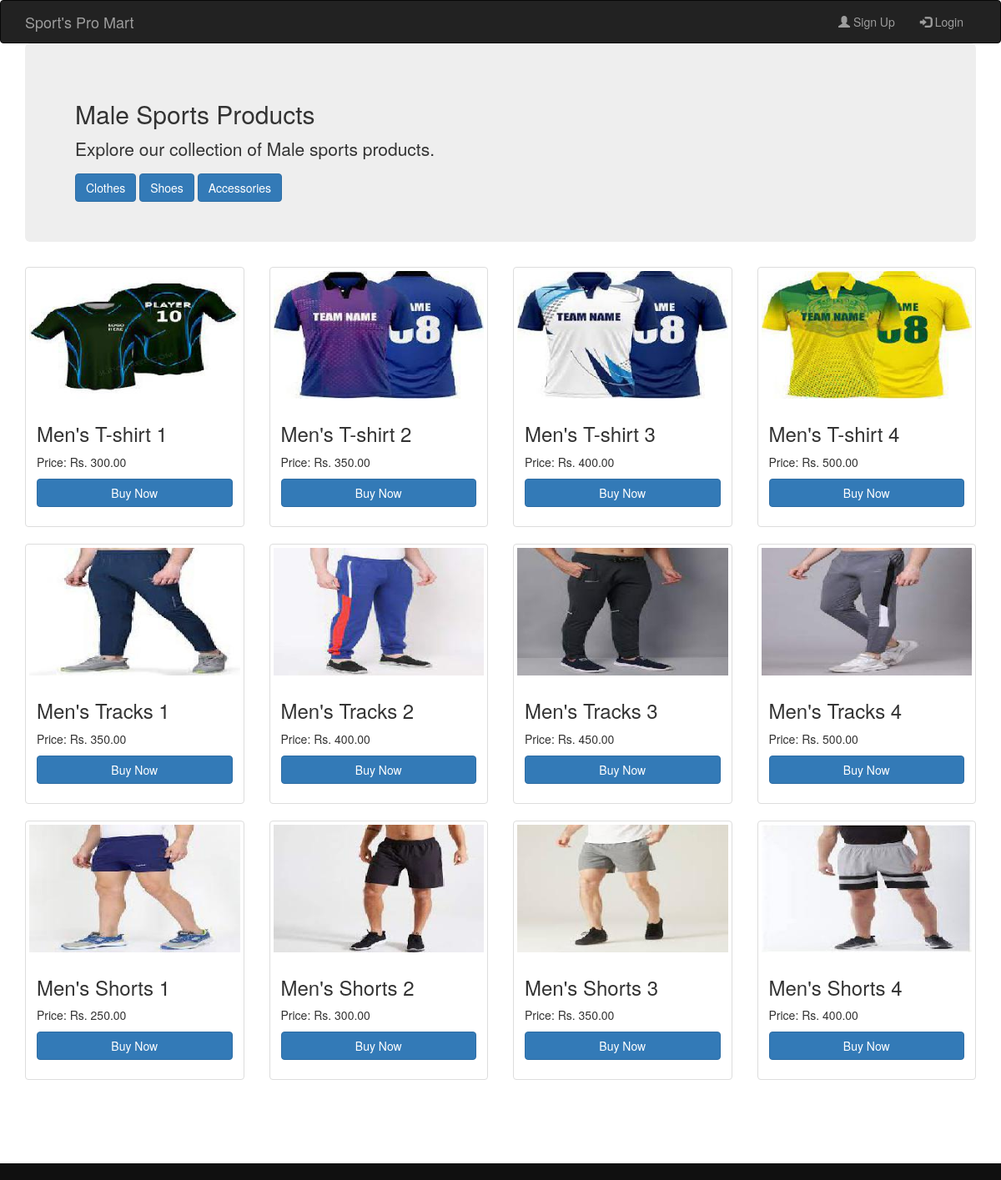
/productsM.php, run on the app's committed database.
### tables this page shows
CREATE TABLE `items` (
  `id` int(11) NOT NULL,
  `category` varchar(255) NOT NULL,
  `item_name` varchar(255) NOT NULL,
  `gender` varchar(10) NOT NULL,
  `size` varchar(5) DEFAULT NULL,
  `price` decimal(10,2) NOT NULL,
  `quantity` int(11) NOT NULL,
  `image_path` varchar(255) NOT NULL
);

### productsM.php (the view, shortened to what this page needs)
<?php
require 'check_if_added.php';
$category = isset($_GET['category']) ? $_GET['category'] : 'Clothes';
$categoryQuery = "SELECT DISTINCT category FROM items";
$categoryResult = mysqli_query($con, $categoryQuery);
$categories = [];
while ($row = mysqli_fetch_assoc($categoryResult)) {
    $categories[] = $row['category'];
}
?>
<!DOCTYPE html>
<html>
<head>
    <link rel="stylesheet" href="bootstrap/css/bootstrap.min.css" type="text/css">
    <link rel="stylesheet" href="css/style.css" type="text/css">
</head>
<body>
    <div>
        <?php
        require 'header.php';
        ?>
        <div class="container">
            <div class="jumbotron">
                <h2>Male Sports Products</h2>
                <p>Explore our collection of Male sports products.</p>
                <div>
                    <?php foreach ($categories as $cat) : ?>
                        <a href="?category=<?php echo $cat; ?>" class="btn btn-primary"><?php echo $cat; ?></a>
                    <?php endforeach; ?>
                </div>
            </div>
        </div>
        <div class="container">
            <div class="row">
                <?php
                $result = null;
                if ($category == 'Accessories') {
                    $query = "SELECT * FROM items WHERE category = '$category'";
                    $result = mysqli_query($con, $query);
                } else {
                    $query = "SELECT * FROM items WHERE gender = 'Male' AND category = '$category'";
                    $result = mysqli_query($con, $query);
                }
                $counter = 0;
                while ($row = mysqli_fetch_assoc($result)) {
                    $productID = $row['id'];
                    $productName = $row['item_name'];
                    $productPrice = $row['price'];
                    $imagePath = $row['image_path'];
                ?>
                    <div class="col-md-3">
                        <div class="thumbnail">
                            <a href="cart.php">
                                <img src="<?php echo $imagePath; ?>" alt="<?php echo $productName; ?>">
                            </a>
                            <div class="caption">
                                <h3><?php echo $productName; ?></h3>
                                <p>Price: Rs. <?php echo $productPrice; ?></p>
                                <?php if (!isset($_SESSION['email'])) {  ?>
                                    <p><a href="login.php" role="button" class="btn btn-primary btn-block">Buy Now</a></p>
                                <?php } else {
                                    if (check_if_added_to_cart($productID)) {
                                        echo '<a href="#" class="btn btn-block btn-success disabled">Added to cart</a>';
                                    } else {
                                        echo '<a href="cart_add.php?id=' . $productID . '" class="btn btn-block btn-warning">Add to cart</a>';
                                    }
                                }
                                ?>
                            </div>
                        </div>
                    </div>
                    <?php
                    $counter++;
                    if ($counter % 4 == 0) {
                        echo '</div><div class="row">';
                    }
                    ?>
                <?php } ?>
            </div>
        </div>
        <br><br><br><br><br>
        <footer class="footer">
        </footer>
    </div>
</body>
</html>

### header.php (shortened to what this page needs)
<nav class="navbar navbar-inverse navabar-fixed-top">
               <div class="container">
                   <div class="navbar-header">
                       <a href="index.php" class="navbar-brand">Sport's Pro Mart</a>
                   </div>
                   <div class="collapse navbar-collapse" id="myNavbar">
                       <ul class="nav navbar-nav navbar-right">
                           <?php
                           if(isset($_SESSION['email'])){
                           ?>
                           <li><a href="cart.php"><span class="glyphicon glyphicon-shopping-cart"></span> Cart</a></li>
                           <li><a href="settings.php"><span class="glyphicon glyphicon-cog"></span> Settings</a></li>
                           <li><a href="logout.php"><span class="glyphicon glyphicon-log-out"></span> Logout</a></li>
                           <?php
                           }else{
                            ?>
                            <li><a href="signup.php"><span class="glyphicon glyphicon-user"></span> Sign Up</a></li>
                           <li><a href="login.php"><span class="glyphicon glyphicon-log-in"></span> Login</a></li>
                           <?php
                           }
                           ?>
                       </ul>
                   </div>
               </div>
</nav>

### css/style.css (style rules this page uses)
.navbar { margin-bottom: 0px; }
footer { background-color:#101010; color:#9d9d9d; font-size:14px; font-weight:bold; padding:10px; bottom:0; }
html { min-height:100%; position:relative; }
.footer { position: absolute; bottom:0; right:0; left:0; }

### data on the page
items: image_path (picture), item_name "Men's T-shirt 1", price "300.00"
items: image_path (picture), item_name "Men's T-shirt 2", price "350.00"
items: image_path (picture), item_name "Men's T-shirt 3", price "400.00"
items: image_path (picture), item_name "Men's T-shirt 4", price "500.00"
items: image_path (picture), item_name "Men's Tracks 1", price "350.00"
items: image_path (picture), item_name "Men's Tracks 2", price "400.00"
items: image_path (picture), item_name "Men's Tracks 3", price "450.00"
items: image_path (picture), item_name "Men's Tracks 4", price "500.00"
items: image_path (picture), item_name "Men's Shorts 1", price "250.00"
items: image_path (picture), item_name "Men's Shorts 2", price "300.00"
items: image_path (picture), item_name "Men's Shorts 3", price "350.00"
items: image_path (picture), item_name "Men's Shorts 4", price "400.00"

### other printed values
$cat "Clothes"
$cat "Shoes"
$cat "Accessories"
